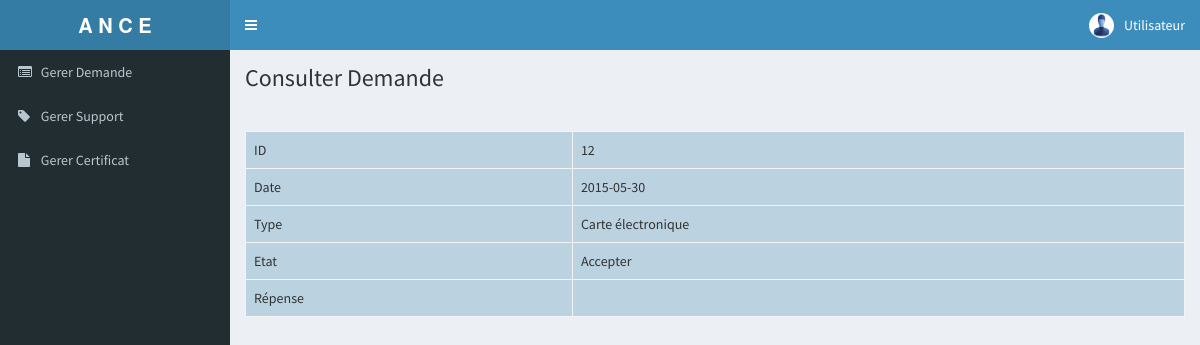
The app's page /ANCE/consulter_demande.php?id=12 with its own data.
### tables this page shows
CREATE TABLE IF NOT EXISTS `demande` (
  `id_demande` int(11) NOT NULL AUTO_INCREMENT,
  `type` text NOT NULL,
  `date` date NOT NULL,
  `etat` text NOT NULL,
  `resultat` text,
  `id_client` int(100) NOT NULL,
  PRIMARY KEY (`id_demande`),
  KEY `id_client` (`id_client`)
);

### ANCE/class/class.php (called while the page is built, shortened)
<?php
require_once("DataBase.php");
require_once("demande.php");
  $demande = new demande();
?>

### ANCE/class/DataBase.php (called while the page is built, shortened)
<?php
class Database {
	public static function connect() {
			$connexion = new PDO('mysql:host=localhost;dbname=poste', 'root', '');
			$connexion->exec("SET CHARACTER SET utf8");
		return $connexion;
	}
}
?>

### ANCE/class/demande.php (called while the page is built, shortened)
<?php
class demande
{
		public function select_demande($id)
	{
		$select = DataBase::connect()->query("select * from demande where id_demande=$id");
		$liste = $select->fetchAll(PDO::FETCH_ASSOC);
		return $liste;
	}
}

### ANCE/consulter_demande.php (the view, shortened to what this page needs)
<?php
require_once("header.php");
?>
      <div class="content-wrapper">
        <section class="content-header">
          <h1>
            Consulter Demande
          </h1>
          <br><br>
           <?php
    $id = $_GET['id'];
    $liste = $demande->select_demande($id);
    foreach($liste as $row) {
    ?>
 <table class="table table-responsive table-bordered" style="background-color:#BBD2E1;">
<tr>
<td>ID </td>
<td><?php echo $row["id_demande"] ?></td>
</tr>
<tr>
<td>Date </td>
<td><?php echo $row["date"] ?></td>
</tr>
<tr>
<td>Type </td>
<td><?php echo $row["type"] ?></td>
</tr>
<tr>
<td>Etat </td>
<td><?php echo $row["etat"] ?></td>
</tr>
<tr>
<td>Répense </td>
<td><?php echo $row["resultat"] ?></td>
</tr>
    </table>
 <?php
  }
 ?>
        </section>
        <section class="content" style="">
        </div>
    </div>
  </body>
</html>

### records on screen
demande: id_demande "12", date "2015-05-30", type "Carte électronique", etat "Accepter"
